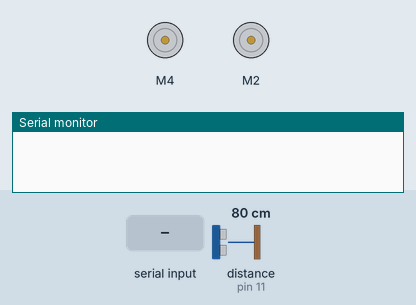
The sketch below on a simulated Arduino Uno, built with avr-gcc and run on an emulated ATmega328P. Parts: 2 × DC motor (green arrow = forward, orange = backward, longer = faster), the last lines printed to the serial monitor. Wiring (inferred from the names in the program): ultrasonic range finder: trigger pin 12; echo pin 11. Inputs (shaded band) come from the test bench; at power-on: distance to the obstacle (sensor on pin 11) 80 cm. The echo pulse lasts 58.3 µs per cm.

Above: at 2.2 s.
2.3 s: "F" received over the second serial link
At 3.7 s:
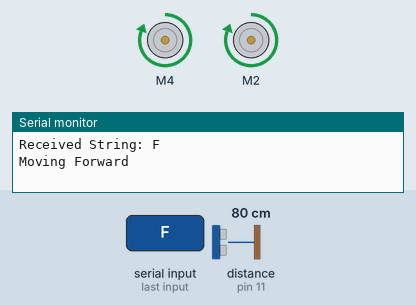
5.3 s: "B" received over the second serial link
At 6.7 s:
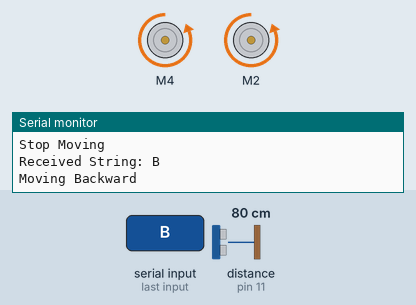
8.3 s: "L" received over the second serial link
At 9.7 s:
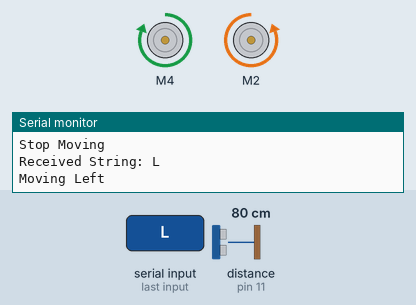
11.3 s: "R" received over the second serial link
At 12.7 s:
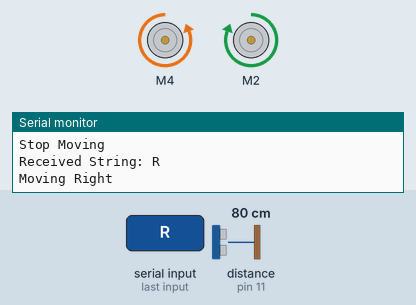
14.3 s: "A" received over the second serial link
At 16.3 s:
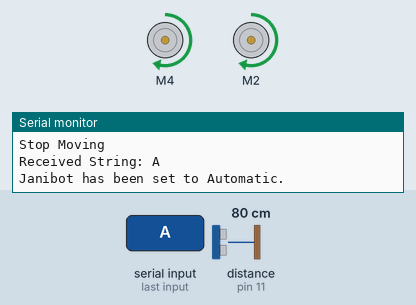
16.8 s: distance to the obstacle (sensor on pin 11) set to 2 cm
At 17.5 s:
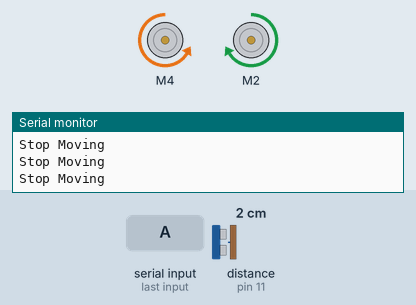
Timing chart, 0 to 19.3 s (numbered marks = the images above; inputs shaded):
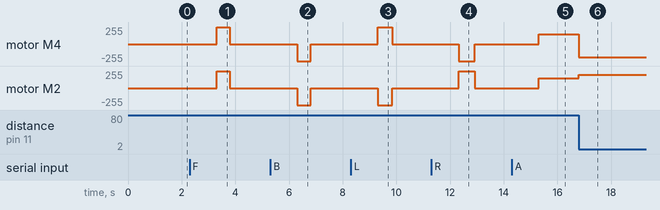

The sketch:

JanibotArduino.ino
```cpp
#include <SoftwareSerial.h>
#include <AFMotor.h>

AF_DCMotor motor1(4);
AF_DCMotor motor2(2);
AF_DCMotor motor3(3);

int onOffCounter = 1;
bool automatic = false;
long duration;
long distance;

namespace pin{
  const byte echoPin = 11;
  const byte trigPin = 12;
}

SoftwareSerial espSerial(3, 2);

void setup() {
  Serial.begin(9600);
  espSerial.begin(115200);
  pinMode(pin::echoPin, INPUT);
  pinMode(pin::trigPin, OUTPUT);
  delay(1000);
}

void loop() {
  sonarSensor();
  String IncomingString = "";
  boolean StringReady = false;

  while(espSerial.available()){
    IncomingString = espSerial.readString();
    StringReady = true;
  }

  if (StringReady) {
    Serial.println("Received String: "+IncomingString);

    //IncomingString.trim();
    automatic = false;
    if (IncomingString == "F") {
      moveForward();
    } else if (IncomingString == "B") {
      moveBackward();
    } else if (IncomingString == "L") {
      moveLeft();
    } else if (IncomingString == "R") {
      moveRight();
    } else if (IncomingString == "S") {
      stopMoving();
    } else if (IncomingString == "T") {
      move180Turn();
    }else if (IncomingString == "A") {
      automatic = true;
      Serial.println("Janibot has been set to Automatic.");
    } else if (IncomingString == "O") {
      onOffCounter += 1;
      if(onOffCounter%2 ==0){
        motor3.setSpeed(255);
        motor3.run(FORWARD);
        Serial.println("Janibot vacuum has been turned on.");
      }else{
        motor3.run(RELEASE);
        Serial.println("Janibot vacuum has been turned off.");
      }
    } else if (IncomingString == "K") {
      moveSmallLeft();
    } else if (IncomingString == "E") {
      moveSmallRight();
    }
  }

  if(automatic){
    automaticLogic();
  }
  delay(10);
}

void moveForward(){
  motor1.setSpeed(255);
  motor2.setSpeed(255);
  motor1.run(FORWARD);
  motor2.run(FORWARD);
  Serial.println("Moving Forward");
  delay(500);
  stopMoving();
}

void moveBackward(){
  motor1.setSpeed(255);
  motor2.setSpeed(255);
  motor1.run(BACKWARD);
  motor2.run(BACKWARD);
  Serial.println("Moving Backward");
  delay(500);
  stopMoving();
}

void moveLeft(){
  motor1.setSpeed(255);
  motor2.setSpeed(255);
  motor1.run(FORWARD);
  motor2.run(BACKWARD);
  Serial.println("Moving Left");
  delay(550);
  stopMoving();
}

void moveRight(){
  motor1.setSpeed(255);
  motor2.setSpeed(255);
  motor1.run(BACKWARD);
  motor2.run(FORWARD);
  Serial.println("Moving Right");
  delay(600);
  stopMoving();
}

void moveSmallLeft(){
  motor1.setSpeed(255);
  motor2.setSpeed(255);
  motor1.run(FORWARD);
  motor2.run(BACKWARD);
  Serial.println("Moving Small Left");
  delay(100);
  stopMoving();
}

void moveSmallRight(){
  motor1.setSpeed(255);
  motor2.setSpeed(255);
  motor1.run(BACKWARD);
  motor2.run(FORWARD);
  Serial.println("Moving Small Right");
  delay(100);
  stopMoving();
}

void move180Turn(){
  motor1.setSpeed(255);
  motor2.setSpeed(255);
  motor1.run(FORWARD);
  motor2.run(BACKWARD);
  Serial.println("Moving 180 Turn Left");
  delay(1150);
  stopMoving();
}

void stopMoving(){
  motor1.setSpeed(0);
  motor2.setSpeed(0);
  motor1.run(RELEASE);
  motor2.run(RELEASE);
  Serial.println("Stop Moving");
}

void sonarSensor(){
  digitalWrite(pin::trigPin, LOW);
  delayMicroseconds(2);

  digitalWrite(pin::trigPin, HIGH);
  delayMicroseconds(10);

  digitalWrite(pin::trigPin, LOW);

  duration = pulseIn(pin::echoPin, HIGH);

  distance = duration/58.2;
  // Serial.println(distance);
}

void automaticLogic(){
  if(distance <= 50){
    stopMoving();
    autoTurn();
  }
  if(distance > 50){
    autoForward();
  }
}

void autoTurn(){
  motor1.setSpeed(200);
  motor2.setSpeed(200);
  motor1.run(BACKWARD);
  motor2.run(FORWARD);
}

void autoForward(){
  motor1.setSpeed(150);
  motor2.setSpeed(150);
  motor1.run(FORWARD);
  motor2.run(FORWARD);
}
```

Measured:
- after the input at 2.3 s, motor M4, motor M2: stopped → forward 255/255 after 1.0 s, → stopped 0.50 s later
- after the input at 5.3 s, motor M4, motor M2: stopped → backward 255/255 after 1.0 s, → stopped 0.50 s later
- after the input at 8.3 s, motor M4: stopped → forward 255/255 after 1.0 s, → stopped 0.55 s later; motor M2: stopped → backward 255/255 after 1.0 s, → stopped 0.55 s later
- after the input at 11.3 s, motor M4: stopped → backward 255/255 after 1.0 s, → stopped 0.60 s later; motor M2: stopped → forward 255/255 after 1.0 s, → stopped 0.60 s later
- after the input at 14.3 s, motor M4, motor M2: stopped → forward 150/255 after 1.0 s
- after the input at 16.8 s, motor M4: forward 150/255 → backward 200/255 at once; motor M2: forward 150/255 → forward 200/255 at once
